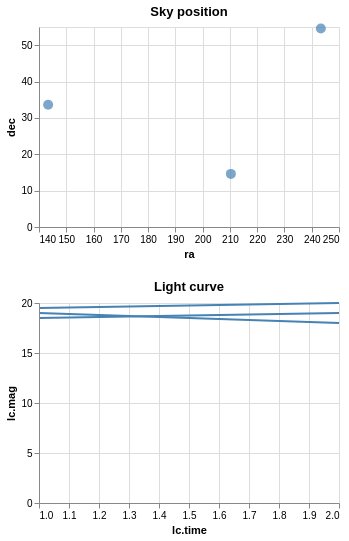

The Vega-Lite source for this figure:
### Vega specification from a JSON file in a GitHub repository (floating-point values rounded to 4 significant figures)
{"$schema": "https://vega.github.io/schema/vega/v5.json", "description": "Show a line chart corresponding to selected points.", "autosize": "pad", "padding": 5, "width": 300, "data": [{"name": "pts_store"}, {"name": "source_0", "values": [{"id": "001", "ra": 243.3, "dec": "+54.6", "lc": [{"time": 1, "mag": 18.5}, {"time": 2, "mag": 19}]}, {"id": "002", "ra": 210.3, "dec": "+14.6", "lc": [{"time": 1, "mag": 19.5}, {"time": 2, "mag": 20}]}, {"id": "003", "ra": 143.3, "dec": "+33.6", "lc": [{"time": 1, "mag": 19}, {"time": 2, "mag": 18}]}]}, {"name": "data_0", "source": "source_0", "transform": [{"type": "flatten", "fields": ["lc"], "as": ["lc"]}]}, {"name": "data_1", "source": "data_0", "transform": [{"type": "aggregate", "groupby": ["ra", "dec", "id"], "ops": [], "fields": [], "as": []}]}, {"name": "data_2", "source": "data_0", "transform": [{"type": "formula", "expr": "datum[\"lc\"] && datum[\"lc\"][\"time\"]", "as": "lc.time"}, {"type": "formula", "expr": "datum[\"lc\"] && datum[\"lc\"][\"mag\"]", "as": "lc.mag"}, {"type": "filter", "expr": "!(length(data(\"pts_store\"))) || (vlSelectionTest(\"pts_store\", datum))"}]}], "signals": [{"name": "concat_0_height", "value": 200}, {"name": "concat_1_height", "value": 200}, {"name": "unit", "value": {}, "on": [{"events": "mousemove", "update": "isTuple(group()) ? group() : unit"}]}, {"name": "pts", "update": "vlSelectionResolve(\"pts_store\")"}], "layout": {"padding": 20, "columns": 1, "bounds": "full", "align": "each"}, "marks": [{"type": "group", "name": "concat_0_group", "title": {"text": "Sky position", "frame": "group"}, "style": "cell", "encode": {"update": {"width": {"signal": "width"}, "height": {"signal": "concat_0_height"}}}, "signals": [{"name": "pts_tuple", "on": [{"events": [{"source": "scope", "type": "click"}], "update": "datum && item().mark.marktype !== 'group' ? {unit: \"concat_0\", fields: pts_tuple_fields, values: [(item().isVoronoi ? datum.datum : datum)[\"id\"]]} : null", "force": true}]}, {"name": "pts_tuple_fields", "value": [{"type": "E", "field": "id"}]}, {"name": "pts_toggle", "value": false, "on": [{"events": [{"source": "scope", "type": "click"}], "update": "event.shiftKey"}]}, {"name": "pts_modify", "update": "modify(\"pts_store\", pts_toggle ? null : pts_tuple, pts_toggle ? null : true, pts_toggle ? pts_tuple : null)"}], "marks": [{"name": "concat_0_marks", "type": "symbol", "style": ["circle"], "from": {"data": "data_1"}, "encode": {"update": {"opacity": {"value": 0.7}, "fill": [{"test": "datum[\"ra\"] === null || isNaN(datum[\"ra\"]) || datum[\"dec\"] === null || isNaN(datum[\"dec\"])", "value": null}, {"test": "!(length(data(\"pts_store\"))) || (vlSelectionTest(\"pts_store\", datum))", "value": "steelblue"}, {"value": "grey"}], "tooltip": {"signal": "{\"ra\": format(datum[\"ra\"], \"\"), \"dec\": format(datum[\"dec\"], \"\")}"}, "x": [{"test": "datum[\"ra\"] === null || isNaN(datum[\"ra\"])", "value": 0}, {"scale": "concat_0_x", "field": "ra"}], "y": {"scale": "concat_0_y", "field": "dec"}, "size": {"value": 100}, "shape": {"value": "circle"}}}}], "axes": [{"scale": "concat_0_x", "orient": "bottom", "grid": false, "title": "ra", "labelFlush": true, "labelOverlap": true, "tickCount": {"signal": "ceil(width/40)"}, "zindex": 1}, {"scale": "concat_0_x", "orient": "bottom", "gridScale": "concat_0_y", "grid": true, "tickCount": {"signal": "ceil(width/40)"}, "domain": false, "labels": false, "maxExtent": 0, "minExtent": 0, "ticks": false, "zindex": 0}, {"scale": "concat_0_y", "orient": "left", "grid": false, "title": "dec", "labelOverlap": true, "tickCount": {"signal": "ceil(concat_0_height/40)"}, "zindex": 1}, {"scale": "concat_0_y", "orient": "left", "gridScale": "concat_0_x", "grid": true, "tickCount": {"signal": "ceil(concat_0_height/40)"}, "domain": false, "labels": false, "maxExtent": 0, "minExtent": 0, "ticks": false, "zindex": 0}]}, {"type": "group", "name": "concat_1_group", "title": {"text": "Light curve", "frame": "group"}, "style": "cell", "encode": {"update": {"width": {"signal": "width"}, "height": {"signal": "concat_1_height"}}}, "marks": [{"name": "concat_1_pathgroup", "type": "group", "from": {"facet": {"name": "faceted_path_concat_1_main", "data": "data_2", "groupby": ["id"]}}, "encode": {"update": {"width": {"field": {"group": "width"}}, "height": {"field": {"group": "height"}}}}, "marks": [{"name": "concat_1_marks", "type": "line", "style": ["line"], "sort": {"field": "datum[\"lc.time\"]", "order": "descending"}, "from": {"data": "faceted_path_concat_1_main"}, "encode": {"update": {"stroke": {"value": "steelblue"}, "tooltip": {"signal": "{\"lc.time\": format(datum[\"lc.time\"], \"\"), \"lc.mag\": format(datum[\"lc.mag\"], \"\"), \"id\": datum[\"id\"]}"}, "x": {"scale": "concat_1_x", "field": "lc\\.time"}, "y": {"scale": "concat_1_y", "field": "lc\\.mag"}, "defined": {"signal": "datum[\"lc.time\"] !== null && !isNaN(datum[\"lc.time\"]) && datum[\"lc.mag\"] !== null && !isNaN(datum[\"lc.mag\"])"}}}}]}], "axes": [{"scale": "concat_1_x", "orient": "bottom", "grid": false, "title": "lc.time", "labelFlush": true, "labelOverlap": true, "tickCount": {"signal": "ceil(width/40)"}, "zindex": 1}, {"scale": "concat_1_x", "orient": "bottom", "gridScale": "concat_1_y", "grid": true, "tickCount": {"signal": "ceil(width/40)"}, "domain": false, "labels": false, "maxExtent": 0, "minExtent": 0, "ticks": false, "zindex": 0}, {"scale": "concat_1_y", "orient": "left", "grid": false, "title": "lc.mag", "labelOverlap": true, "tickCount": {"signal": "ceil(concat_1_height/40)"}, "zindex": 1}, {"scale": "concat_1_y", "orient": "left", "gridScale": "concat_1_x", "grid": true, "tickCount": {"signal": "ceil(concat_1_height/40)"}, "domain": false, "labels": false, "maxExtent": 0, "minExtent": 0, "ticks": false, "zindex": 0}]}], "scales": [{"name": "concat_0_x", "type": "linear", "domain": {"data": "data_1", "field": "ra"}, "range": [0, {"signal": "width"}], "zero": false, "nice": true}, {"name": "concat_0_y", "type": "linear", "domain": {"data": "data_1", "field": "dec"}, "range": [{"signal": "concat_0_height"}, 0], "nice": true, "zero": true}, {"name": "concat_1_x", "type": "linear", "domain": {"data": "data_2", "field": "lc\\.time"}, "range": [0, {"signal": "width"}], "zero": false, "nice": true}, {"name": "concat_1_y", "type": "linear", "domain": {"data": "data_2", "field": "lc\\.mag"}, "range": [{"signal": "concat_1_height"}, 0], "nice": true, "zero": true}]}
